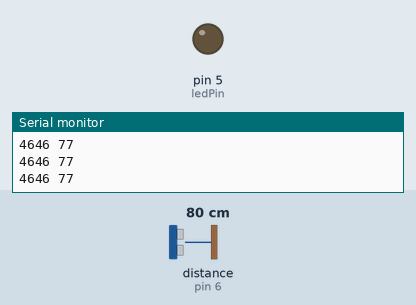
The sketch below on a simulated Arduino Uno, built with avr-gcc and run on an emulated ATmega328P. Parts: output pins drawn as LEDs (lit = HIGH), the last lines printed to the serial monitor. Wiring (inferred from the names in the program): ultrasonic range finder: trigger pin 7; echo pin 6. The test bench sets the inputs (shaded band); at power-on: distance to the obstacle (sensor on pin 6) 80 cm. The echo pulse lasts 58.3 µs per cm; pins used as bus, display or sensor lines are not drawn.

Above: at 1.2 s.
1.3 s: distance to the obstacle (sensor on pin 6) set to 12 cm
2.8 s: distance to the obstacle (sensor on pin 6) set to 9 cm
At 3.5 s:
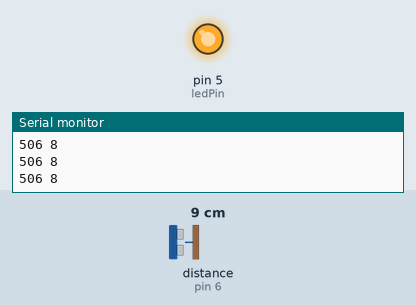
4.3 s: distance to the obstacle (sensor on pin 6) set to 18 cm
At 5.1 s:
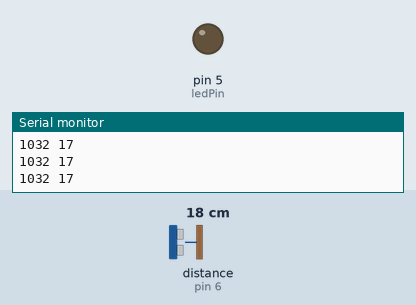
5.9 s: distance to the obstacle (sensor on pin 6) set to 2 cm
At 6.9 s:
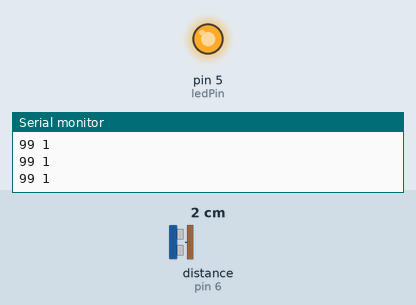
Timing chart, 0 to 8.5 s (numbered marks = the images above; inputs shaded):
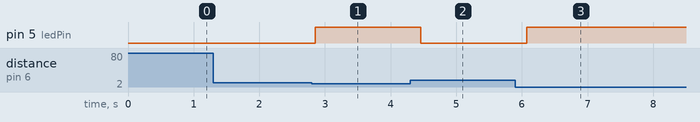

Measured:
- the behaviour switches between 11 and 10 cm on distance to the obstacle (sensor on pin 6) (found by bisection; images 0 and 1)
- after the input at 2.8 s, pin 5 (ledPin): LOW → HIGH after 0.05 s
- after the input at 4.3 s, pin 5 (ledPin): HIGH → LOW after 0.16 s
- after the input at 5.9 s, pin 5 (ledPin): LOW → HIGH after 0.18 s

The sketch:

hc-sr04-led.ino
```cpp
/*
 * Ultrasonic sensor example
 * It triggers a led light when distance is near the sensor
 *
 * 1 US (ultrasonic sensor) HC-SR04
 * 1 LED
 * 1 resistor
 * 6 cables
 *
 * 1 cable PW- to US-GND
 * 1 cable US-Echo to Digital Pin 6
 * 1 cable US-Trigger to Digital Pin 7
 * 1 cable PW+ to US-5V
 * 1 cable Pin 5 to Resistor
 * Resistor connected to LED+
 * 1 cable PW- to LED-
 */


const int triggerPin = 7; // Trigger Pin of Ultrasonic Sensor
const int echoPin = 6; // Echo Pin of Ultrasonic Sensor
const int ledPin = 5; // Echo Pin of Ultrasonic Sensor

void setup() {
   Serial.begin(9600); // Starting Serial Terminal
   pinMode(echoPin, INPUT);
   pinMode(triggerPin, OUTPUT);
   pinMode(ledPin, OUTPUT);
}

void loop() {
   long duration, cm;
   // clear trigger pin
   digitalWrite(triggerPin, LOW);
   delayMicroseconds(2);
   // activate trigger pin for 10ms
   digitalWrite(triggerPin, HIGH);
   delayMicroseconds(10);
   digitalWrite(triggerPin, LOW);
   // get pulse duration
   duration = pulseIn(echoPin, HIGH);
   cm = duration / 60;
   // turn on the light if distance is less than N
   if (cm < 10) {
    digitalWrite(ledPin, HIGH);
   } else {
    digitalWrite(ledPin, LOW);
   }
   // print data for console/plotter
   Serial.print(duration);
   Serial.print(" ");
   Serial.print(cm);
   Serial.print("");
   Serial.println();
   delay(200);
}
```
